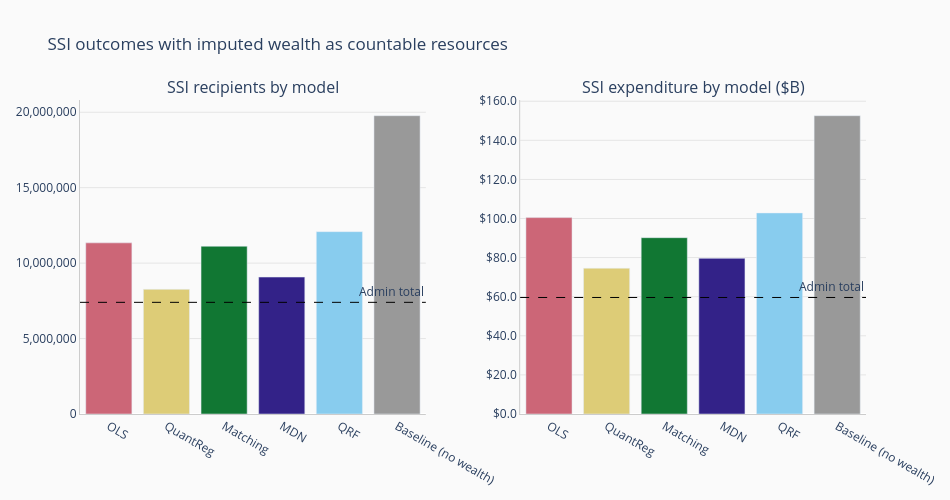

This figure's notebook cell:
### Markdown cell above
## SSI Policy Analysis: Impact of Imputed Wealth

With imputed net worth from each model, we can now test how the SSI
resource test changes outcomes. By default, PolicyEngine's
microsimulation assigns the resource test probabilistically (using a
40% pass rate parameter), because the CPS lacks wealth data. Imputation 
enables moving away from this, more accurately capturing which 
eligible persons would actually pass teh resource test based on 
their imputed net worth. We override the 40% random pass rate with a 
Reform that applies the actual resource-limit logic using our 5 different 
imputed net worth distributions.

Each model's household-level net worth is mapped to the person-level
`ssi_countable_resources` variable (assigned to household heads; the
`marital_unit.sum` in `meets_ssi_resource_test` handles joint claims).
Households with imputed net worth above the $2,000 individual /
$3,000 couple threshold will fail the resource test and lose SSI
eligibility. The magnitude of this effect depends on the wealth
distribution each imputation model produces.

### Code cell
# --- SSI with imputed wealth as countable resources ---

from policyengine_us import Microsimulation
from policyengine_us.model_api import Variable, YEAR, USD, where
from policyengine_us.entities import Person
from policyengine_core.reforms import Reform
from policyengine_us_data import EnhancedCPS_2024

person_hh_ids = cps["person_household_id"]
is_head = cps["is_household_head"].astype(bool)
hh_ids = cps_data["household_id"].values


def make_ssi_resource_reform(resources_array):
    """Reform that injects imputed resources and bypasses the
    microsimulation probabilistic shortcut in meets_ssi_resource_test
    so that actual resource-limit logic is used instead."""
    arr = resources_array.copy()

    class ssi_countable_resources(Variable):
        value_type = float
        entity = Person
        label = "SSI countable resources"
        unit = USD
        definition_period = YEAR

        def formula(person, period, parameters):
            return arr

    class meets_ssi_resource_test(Variable):
        value_type = bool
        entity = Person
        label = "Meets SSI resource test"
        unit = USD
        definition_period = YEAR

        def formula(person, period, parameters):
            p = parameters(period).gov.ssa.ssi
            joint_claim = person("ssi_claim_is_joint", period)
            personal_resources = person(
                "ssi_countable_resources", period
            )
            countable_resources = where(
                joint_claim,
                person.marital_unit.sum(personal_resources),
                personal_resources,
            )
            resource_limit = where(
                joint_claim,
                p.eligibility.resources.limit.couple,
                p.eligibility.resources.limit.individual,
            )
            return countable_resources <= resource_limit

    class reform(Reform):
        def apply(self):
            self.update_variable(ssi_countable_resources)
            self.update_variable(meets_ssi_resource_test)

    return reform


ssi_results = {}

for model_name, imputations in model_results.items():
    # Map household-level imputed net worth to person-level
    person_df = pd.DataFrame({"household_id": person_hh_ids})
    hh_df = pd.DataFrame({
        "household_id": hh_ids,
        "networth": imputations["networth"].values.flatten(),
    })
    merged = person_df.merge(hh_df, on="household_id", how="left")
    person_networth = merged["networth"].fillna(0).values

    # Assign to household heads only (non-heads get 0);
    # meets_ssi_resource_test uses marital_unit.sum for joint
    # claims, so the head's value propagates correctly.
    person_resources = np.where(
        is_head, np.maximum(person_networth, 0), 0.0
    ).astype(np.float32)

    # Create simulation with reform that uses actual resource logic
    sim = Microsimulation(
        dataset=EnhancedCPS_2024,
        reform=make_ssi_resource_reform(person_resources),
    )
    ssi = sim.calculate("ssi", period=2024)

    total_exp = float(ssi.sum())
    total_recip = float((ssi > 0).astype(float).sum())
    avg_mo = total_exp / total_recip / 12 if total_recip > 0 else 0

    ssi_results[model_name] = {
        "recipients": total_recip,
        "expenditure": total_exp,
        "avg_monthly": avg_mo,
    }

# Add baseline (no wealth data) for comparison
ssi_results["Baseline (no wealth)"] = {
    "recipients": total_recipients,
    "expenditure": total_expenditure,
    "avg_monthly": avg_monthly_benefit,
}

# --- Comparison table ---
print("=" * 80)
print("SSI OUTCOMES BY IMPUTATION MODEL")
print("(Imputed net worth used as ssi_countable_resources)")
print("=" * 80)
print(
    f"{'Model':<25} {'Recipients':>12} {'Expend ($B)':>12} "
    f"{'Avg Mo ($)':>11} {'Recip %':>9}"
)
print("-" * 80)
for model, r in ssi_results.items():
    print(
        f"{model:<25} "
        f"{r['recipients']:>12,.0f} "
        f"{r['expenditure'] / 1e9:>12.2f} "
        f"{r['avg_monthly']:>11,.0f} "
        f"{r['recipients'] / admin_recipients:>8.1%}"
    )
print("-" * 80)
print(
    f"{'Admin total':<25} "
    f"{admin_recipients:>12,} "
    f"{admin_expenditure / 1e9:>12.1f} "
    f"{admin_avg_monthly:>11,} "
    f"{'100.0%':>9}"
)

# --- Visualization ---
model_colors = [
    "#CC6677",  # OLS
    "#DDCC77",  # QuantReg
    "#117733",  # Matching
    "#332288",  # MDN
    "#88CCEE",  # QRF
    "#999999",  # Baseline
]

models = list(ssi_results.keys())
recipients = [r["recipients"] for r in ssi_results.values()]
expenditures = [r["expenditure"] / 1e9 for r in ssi_results.values()]

fig = make_subplots(
    rows=1, cols=2,
    subplot_titles=[
        "SSI recipients by model",
        "SSI expenditure by model ($B)",
    ],
    horizontal_spacing=0.12,
)

fig.add_trace(
    go.Bar(
        x=models, y=recipients,
        marker_color=model_colors[:len(models)],
        showlegend=False,
    ),
    row=1, col=1,
)
fig.add_hline(
    y=admin_recipients, line_dash="dash",
    line_color="black", line_width=1,
    annotation_text="Admin total",
    annotation_position="top right",
    row=1, col=1,
)

fig.add_trace(
    go.Bar(
        x=models, y=expenditures,
        marker_color=model_colors[:len(models)],
        showlegend=False,
    ),
    row=1, col=2,
)
fig.add_hline(
    y=admin_expenditure / 1e9, line_dash="dash",
    line_color="black", line_width=1,
    annotation_text="Admin total",
    annotation_position="top right",
    row=1, col=2,
)

fig.update_layout(
    title="SSI outcomes with imputed wealth as countable resources",
    width=PLOT_CONFIG["width"] + 200,
    height=PLOT_CONFIG["height"] - 100,
    paper_bgcolor=PLOT_CONFIG["paper_bgcolor"],
    plot_bgcolor=PLOT_CONFIG["plot_bgcolor"],
)
fig.update_xaxes(
    showgrid=PLOT_CONFIG["showgrid_x"],
    showline=PLOT_CONFIG["showline"],
    linecolor=PLOT_CONFIG["linecolor"],
)
fig.update_yaxes(
    showgrid=PLOT_CONFIG["showgrid_y"],
    gridcolor=PLOT_CONFIG["gridcolor"],
    gridwidth=PLOT_CONFIG["gridwidth"],
    showline=PLOT_CONFIG["showline"],
    linecolor=PLOT_CONFIG["linecolor"],
)
fig.update_yaxes(tickformat=",.0f", row=1, col=1)
fig.update_yaxes(tickprefix="$", tickformat=".1f", row=1, col=2)

fig.show()

### Figure 1 — Plotly figure (JSON) as saved in the notebook; plotly's stock layout.template omitted (floating-point values rounded to 4 significant figures)
{"data": [{"marker": {"color": ["#CC6677", "#DDCC77", "#117733", "#332288", "#88CCEE", "#999999"]}, "showlegend": false, "type": "bar", "x": ["OLS", "QuantReg", "Matching", "MDN", "QRF", "Baseline (no wealth)"], "xaxis": "x", "y": [11340000.0, 8262000.0, 11120000.0, 9075000.0, 12080000.0, 19770000.0], "yaxis": "y"}, {"marker": {"color": ["#CC6677", "#DDCC77", "#117733", "#332288", "#88CCEE", "#999999"]}, "showlegend": false, "type": "bar", "x": ["OLS", "QuantReg", "Matching", "MDN", "QRF", "Baseline (no wealth)"], "xaxis": "x2", "y": [100.5, 74.58, 90.18, 79.61, 102.8, 152.6], "yaxis": "y2"}], "layout": {"annotations": [{"font": {"size": 16}, "showarrow": false, "text": "SSI recipients by model", "x": 0.22, "xanchor": "center", "xref": "paper", "y": 1, "yanchor": "bottom", "yref": "paper"}, {"font": {"size": 16}, "showarrow": false, "text": "SSI expenditure by model ($B)", "x": 0.78, "xanchor": "center", "xref": "paper", "y": 1, "yanchor": "bottom", "yref": "paper"}, {"showarrow": false, "text": "Admin total", "x": 1, "xanchor": "right", "xref": "x domain", "y": 7400000, "yanchor": "bottom", "yref": "y"}, {"showarrow": false, "text": "Admin total", "x": 1, "xanchor": "right", "xref": "x2 domain", "y": 59.6, "yanchor": "bottom", "yref": "y2"}], "height": 500, "paper_bgcolor": "#FAFAFA", "plot_bgcolor": "#FAFAFA", "shapes": [{"line": {"color": "black", "dash": "dash", "width": 1}, "type": "line", "x0": 0, "x1": 1, "xref": "x domain", "y0": 7400000, "y1": 7400000, "yref": "y"}, {"line": {"color": "black", "dash": "dash", "width": 1}, "type": "line", "x0": 0, "x1": 1, "xref": "x2 domain", "y0": 59.6, "y1": 59.6, "yref": "y2"}], "title": {"text": "SSI outcomes with imputed wealth as countable resources"}, "width": 950, "xaxis": {"anchor": "y", "domain": [0, 0.44], "linecolor": "#CCCCCC", "showgrid": false, "showline": true}, "xaxis2": {"anchor": "y2", "domain": [0.56, 1], "linecolor": "#CCCCCC", "showgrid": false, "showline": true}, "yaxis": {"anchor": "x", "domain": [0, 1], "gridcolor": "#E5E5E5", "gridwidth": 1, "linecolor": "#CCCCCC", "showgrid": true, "showline": true, "tickformat": ",.0f"}, "yaxis2": {"anchor": "x2", "domain": [0, 1], "gridcolor": "#E5E5E5", "gridwidth": 1, "linecolor": "#CCCCCC", "showgrid": true, "showline": true, "tickformat": ".1f", "tickprefix": "$"}}}
